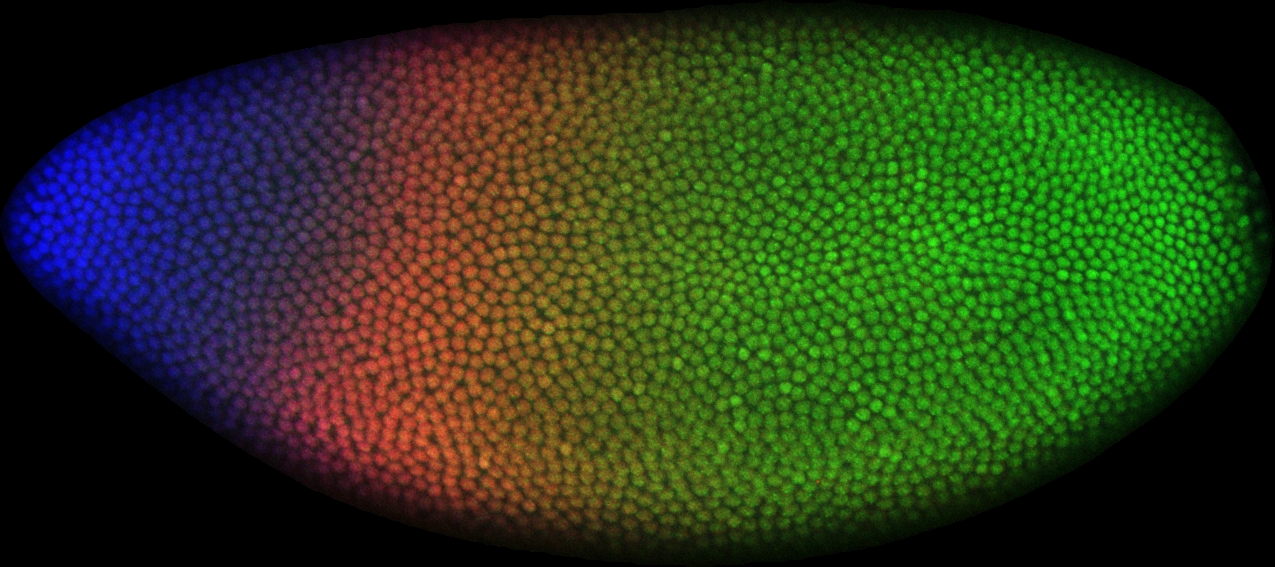
#> input picture Other_Practices/Gabriel Crepaldi/Lab08 - Watershed/image.jpg, 1275 x 567 px
$ jupyter execute lab08.ipynb
#> lines starting #> are read from the running program, lines starting #| are printed output that depends on the picture; after the words box and inside, x2 and y2 are one past the last pixel; in counts of white or black regions, pixels touching at a corner belong together
[cell 1]
# code here
import cv2
import matplotlib.pyplot as plt
import numpy as np

[cell 2]
def circle_maker(radius): # Lab7
    diameter = radius * 2 + 1
    center = radius
    structure = np.zeros((diameter, diameter), dtype=np.uint8)
    for i in range(diameter):
        for j in range(diameter):
            distance = np.sqrt((i - center) ** 2 + (j - center) ** 2)
            if distance <= radius:
                structure[i, j] = 1
    return structure

1) Aplique nas imagens abaixo o algortimo Watershed para realizar a contagem de células. Faça tanto para  a imagem original e para a imagem gradiente

[cell 3]
img1 = cv2.imread("image.jpg", cv2.IMREAD_GRAYSCALE)
#> img1: shape (567, 1275); min 0, max 166, mean 50

def watershed_and_show(img, kernel_size=5, opening_iterations=2, dilation_iterations=10, sure_threshold=0.1):
#> called with kernel_size = 1, opening_iterations = 1, dilation_iterations = 100, sure_threshold = 0.01
    ret, threshold = cv2.threshold(img, 0, 255, cv2.THRESH_OTSU)  # Fazendo Threshold com Otsu
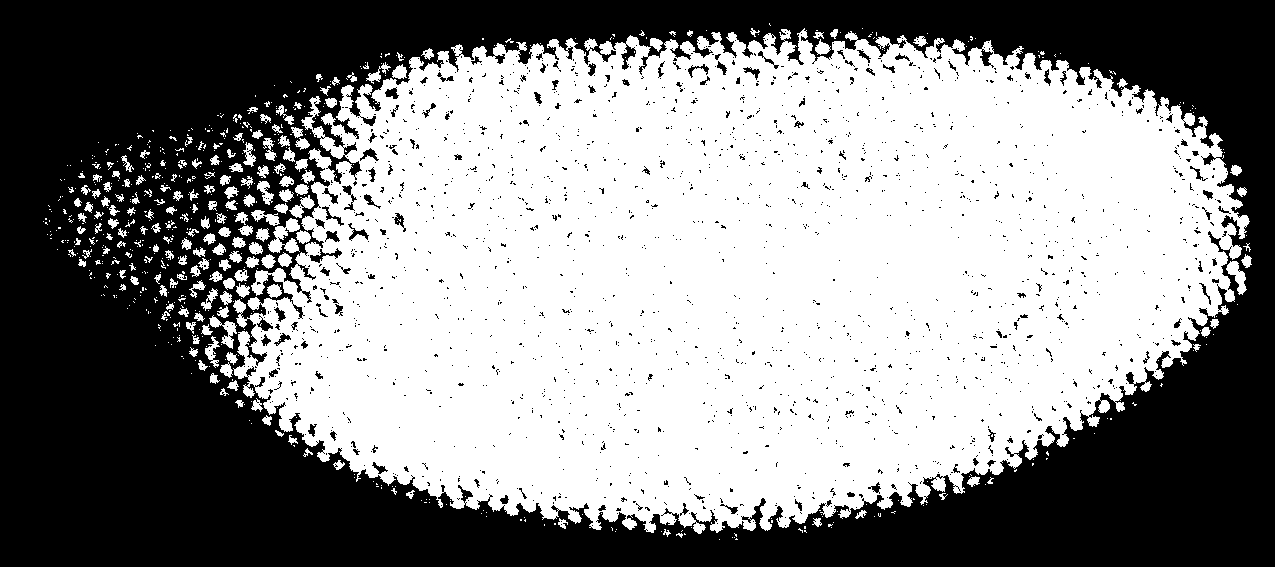
#> threshold: shape (567, 1275); 54.1% white; 1816 black regions (1704 under 20 px), largest, box (x1, y1, x2, y2) and area: (0, 0, 1275, 567) 321885, (310, 248, 342, 263) 156, (342, 185, 357, 211) 120
#> ret = 47
    kernel = circle_maker(kernel_size)  # Kernel
    opening = cv2.morphologyEx(threshold, cv2.MORPH_OPEN, kernel, iterations=opening_iterations)  # Abertura
#> opening: shape (567, 1275); 53.3% white; 1427 black regions (1306 under 20 px), largest, box (x1, y1, x2, y2) and area: (0, 0, 1275, 567) 328460, (342, 185, 357, 211) 131, (348, 223, 369, 241) 121
    dilation = cv2.dilate(opening, kernel, iterations=dilation_iterations)  # Dilatação
#> dilation: shape (567, 1275); 88.1% white; 7 black regions (3 under 20 px), largest, box (x1, y1, x2, y2) and area: (0, 287, 334, 567) 43849, (1018, 375, 1275, 567) 21497, (0, 0, 278, 154) 16714, (1169, 0, 1275, 87) 4089
    dist_transform = cv2.distanceTransform(opening, cv2.DIST_L2, 5)  # Distância
    ret, sure_fg = cv2.threshold(dist_transform, sure_threshold * dist_transform.max(), 255, 0)
#> ret = 0.392

    sure_fg = np.uint8(sure_fg)
    unknown = cv2.subtract(dilation, sure_fg)
#> unknown: shape (567, 1275); 34.8% white; 1427 white regions (1306 under 20 px), largest, box (x1, y1, x2, y2) and area: (0, 0, 1275, 567) 242297, (342, 185, 357, 211) 131, (348, 223, 369, 241) 121
    ret, markers = cv2.connectedComponents(sure_fg)
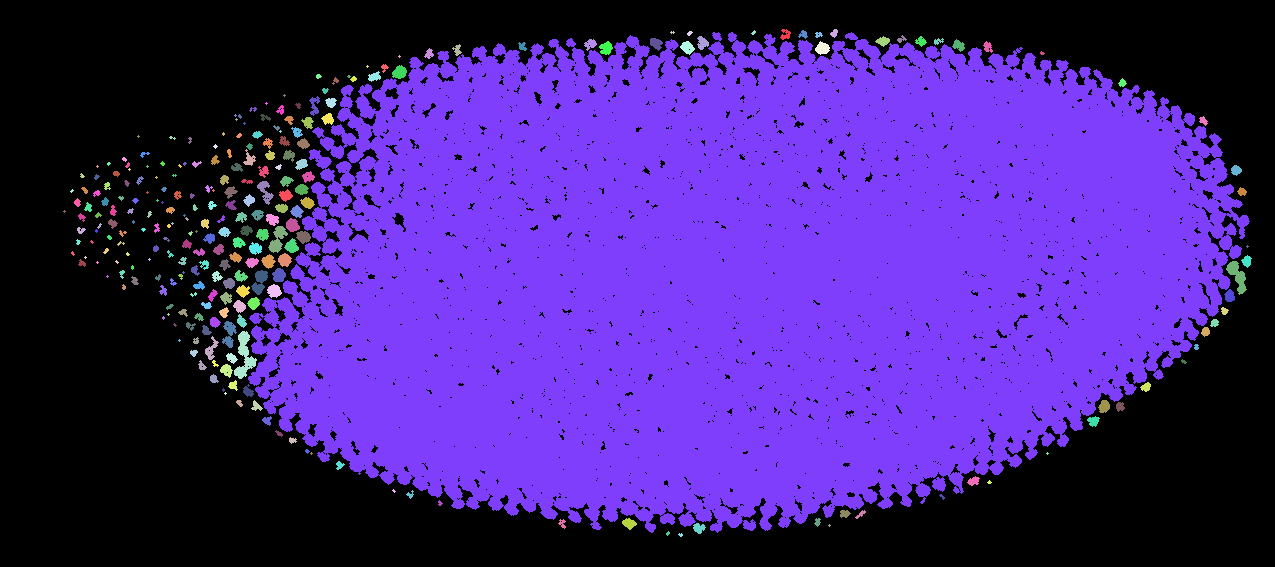
#> markers: shape (567, 1275) int32; 276 distinct labels, from 0 to 275; one colour per label, 0 black
#> ret = 276
    markers = markers + 1
#> markers: shape (567, 1275) int32; 276 distinct labels, from 1 to 276
    markers[unknown == 255] = 0
#> markers: shape (567, 1275) int32; 277 distinct labels, from 0 to 276

    img_bgr = cv2.cvtColor(img, cv2.COLOR_GRAY2BGR)

    markers = cv2.watershed(img_bgr, markers)
#> markers: shape (567, 1275) int32; 278 distinct labels, from -1 to 276
    img_bgr = (img_bgr / 2).astype(np.uint8)  # Diminuir a intensidade
    img_bgr[markers == -1] = [255, 255, 255]  # Contorno dos objetos
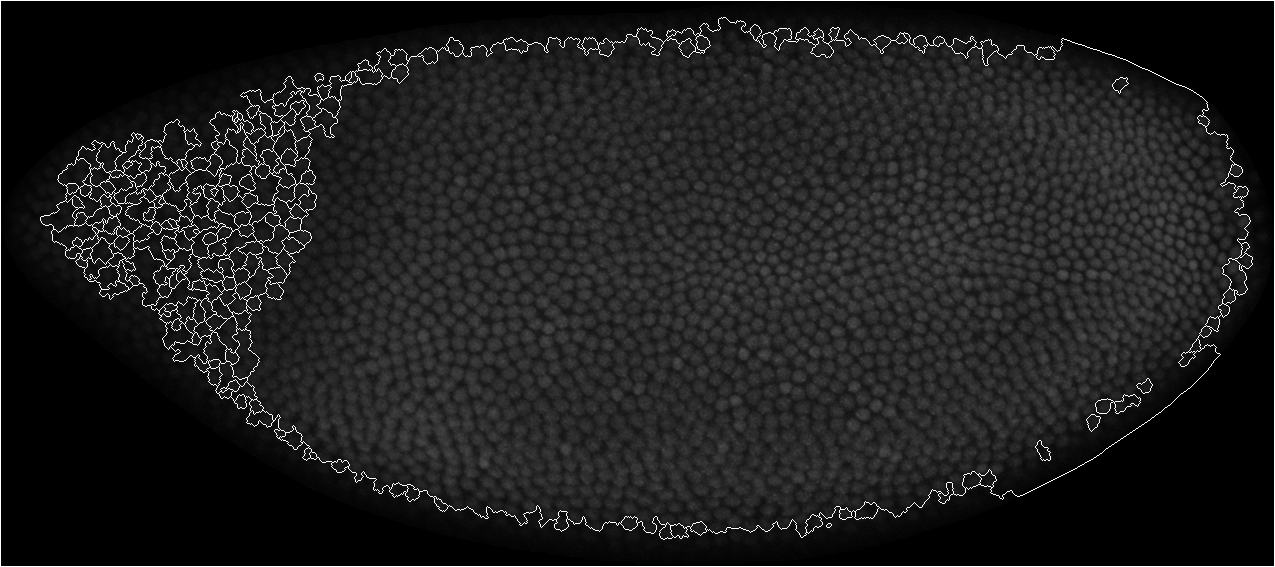
#> img_bgr: shape (567, 1275, 3); min 0, max 255, mean 30

    plt.figure(figsize=(20, 10))

    plt.subplot(1, 2, 1)
    plt.imshow(img, cmap='gray', vmin=0, vmax=255)
    plt.title('Imagem Original')
    plt.axis("off")

    plt.subplot(1, 2, 2)
    plt.imshow(img_bgr)
    plt.title('Watershed')
    plt.axis("off")

    plt.show()

    unique_markers = np.unique(markers)
#> unique_markers = 278 values from -1 to 276
    num_elements = len(unique_markers) - 1  # Subtrair 1 para excluir o marcador de fundo
#> num_elements = 277
    print(f"Número de elementos na imagem: {num_elements}")
#| Número de elementos na imagem: 277


watershed_and_show(img1, kernel_size=1, opening_iterations=1, dilation_iterations=100, sure_threshold=0.01)

[cell 4]
img2 = cv2.imread("image2.jpg", cv2.IMREAD_GRAYSCALE)
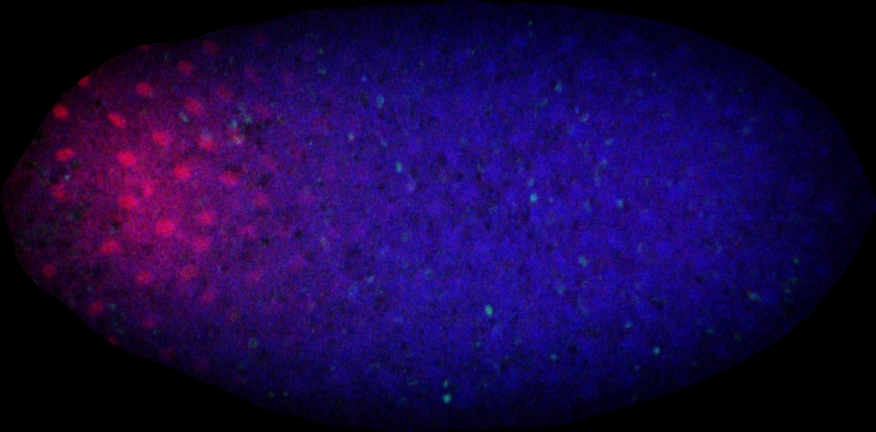
#> input picture Other_Practices/Gabriel Crepaldi/Lab08 - Watershed/image2.jpg, 876 x 432 px
#> img2: shape (432, 876); min 0, max 120, mean 19.5

watershed_and_show(img2, kernel_size=1, opening_iterations=1, dilation_iterations = 1, sure_threshold=0.1)
#> call 2 of watershed_and_show, with kernel_size = 1, opening_iterations = 1, dilation_iterations = 1, sure_threshold = 0.1
#> in watershed_and_show (call 2), `ret, threshold = cv2.threshold(img, 0, 255, cv2.THRESH_OTSU)`: threshold: shape (432, 876); 45.9% white; 1065 white regions (1017 under 20 px), largest, box (x1, y1, x2, y2) and area: (30, 47, 757, 387) 168593, (87, 298, 116, 317) 291, (53, 104, 72, 123) 240
#> in watershed_and_show (call 2), `ret, threshold = cv2.threshold(img, 0, 255, cv2.THRESH_OTSU)`: ret = 20
#> in watershed_and_show (call 2), `opening = cv2.morphologyEx(threshold, cv2.MORPH_OPEN, kernel, iteratio..`: opening: shape (432, 876); 44.2% white; 180 white regions (135 under 20 px), largest, box (x1, y1, x2, y2) and area: (42, 50, 753, 382) 163192, (34, 158, 52, 193) 288, (88, 299, 116, 315) 256
#> in watershed_and_show (call 2), `dilation = cv2.dilate(opening, kernel, iterations=dilation_iterations)`: dilation: shape (432, 876); 46.8% white; 91 white regions (40 under 20 px), largest, box (x1, y1, x2, y2) and area: (33, 47, 759, 387) 173232, (87, 296, 117, 316) 354, (52, 103, 72, 123) 278
#> in watershed_and_show (call 2), `ret, sure_fg = cv2.threshold(dist_transform, sure_threshold * dist_tra..`: sure_fg: shape (432, 876) float32; 25.9% white; 15 white regions (10 under 20 px), largest, box (x1, y1, x2, y2) and area: (56, 86, 711, 345) 97359, (674, 220, 714, 243) 395, (685, 249, 707, 265) 130, (490, 329, 498, 342) 72, (337, 318, 346, 331) 38
#> in watershed_and_show (call 2), `ret, sure_fg = cv2.threshold(dist_transform, sure_threshold * dist_tra..`: ret = 7.79
#> in watershed_and_show (call 2), `unknown = cv2.subtract(dilation, sure_fg)`: unknown: shape (432, 876); 20.9% white; 128 white regions (40 under 20 px), largest, box (x1, y1, x2, y2) and area: (33, 47, 759, 387) 60277, (470, 163, 514, 203) 1005, (238, 114, 275, 155) 976
#> in watershed_and_show (call 2), `ret, markers = cv2.connectedComponents(sure_fg)`: markers: shape (432, 876) int32; 16 distinct labels, from 0 to 15
#> in watershed_and_show (call 2), `ret, markers = cv2.connectedComponents(sure_fg)`: ret = 16
#> in watershed_and_show (call 2), `markers = markers + 1`: markers: shape (432, 876) int32; 16 distinct labels, from 1 to 16
#> in watershed_and_show (call 2), `markers[unknown == 255] = 0`: markers: shape (432, 876) int32; 17 distinct labels, from 0 to 16
#> in watershed_and_show (call 2), `markers = cv2.watershed(img_bgr, markers)`: markers: shape (432, 876) int32; 17 distinct labels, from -1 to 16
#> in watershed_and_show (call 2), `img_bgr[markers == -1] = [255, 255, 255]`:
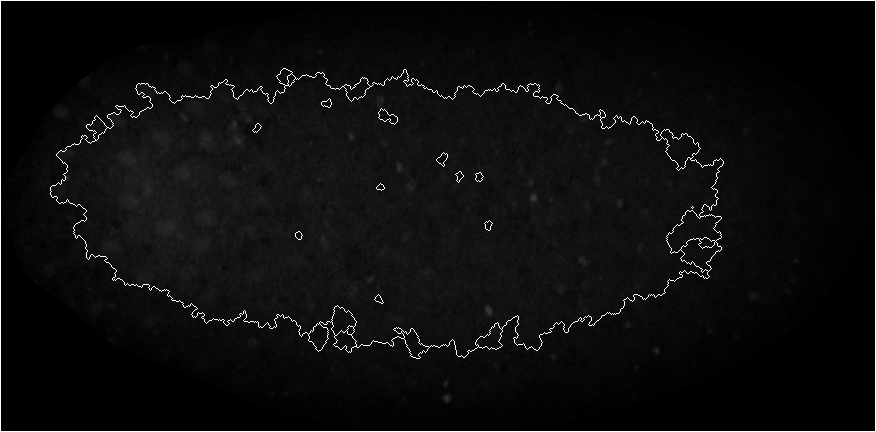
#> img_bgr: shape (432, 876, 3); min 0, max 255, mean 13.4
#> in watershed_and_show (call 2), `unique_markers = np.unique(markers)`: unique_markers = 17 values from -1 to 16
#> in watershed_and_show (call 2), `num_elements = len(unique_markers) - 1`: num_elements = 16
#| Número de elementos na imagem: 16

[cell 5]
img3 = cv2.imread("feijao.jpg", cv2.IMREAD_GRAYSCALE)
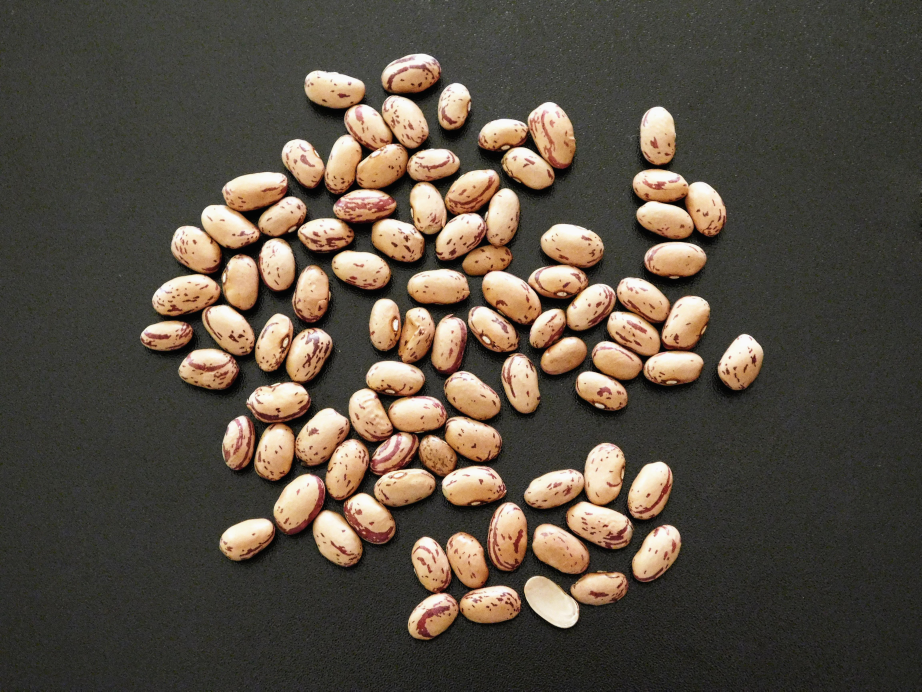
#> input picture Other_Practices/Gabriel Crepaldi/Lab08 - Watershed/feijao.jpg, 4608 x 3456 px (shown at 1/5 size)
#> img3: shape (3456, 4608); min 0, max 255, mean 80.4
img3 = cv2.resize(img3, (int(img3.shape[1] / 6), int(img3.shape[0] / 6)))
#> img3: shape (576, 768)
watershed_and_show(img3, kernel_size=3, opening_iterations=2, dilation_iterations=5)
#> call 3 of watershed_and_show, with kernel_size = 3, opening_iterations = 2, dilation_iterations = 5, sure_threshold = 0.1
#> in watershed_and_show (call 3), `ret, threshold = cv2.threshold(img, 0, 255, cv2.THRESH_OTSU)`: threshold: shape (576, 768); 19.4% white; 206 white regions (121 under 20 px), largest, box (x1, y1, x2, y2) and area: (310, 152, 433, 217) 3804, (271, 79, 357, 158) 3793, (437, 369, 527, 455) 3561
#> in watershed_and_show (call 3), `ret, threshold = cv2.threshold(img, 0, 255, cv2.THRESH_OTSU)`: ret = 124
#> in watershed_and_show (call 3), `opening = cv2.morphologyEx(threshold, cv2.MORPH_OPEN, kernel, iteratio..`: opening: shape (576, 768); 12.2% white; 91 white regions, largest, box (x1, y1, x2, y2) and area: (437, 480, 482, 523) 1261, (487, 369, 520, 419) 1098, (444, 437, 488, 476) 1098
#> in watershed_and_show (call 3), `dilation = cv2.dilate(opening, kernel, iterations=dilation_iterations)`: dilation: shape (576, 768); 36.5% white; 1 white region, box (x1, y1, x2, y2) and area: (113, 41, 645, 538) 161281
#> in watershed_and_show (call 3), `ret, sure_fg = cv2.threshold(dist_transform, sure_threshold * dist_tra..`:
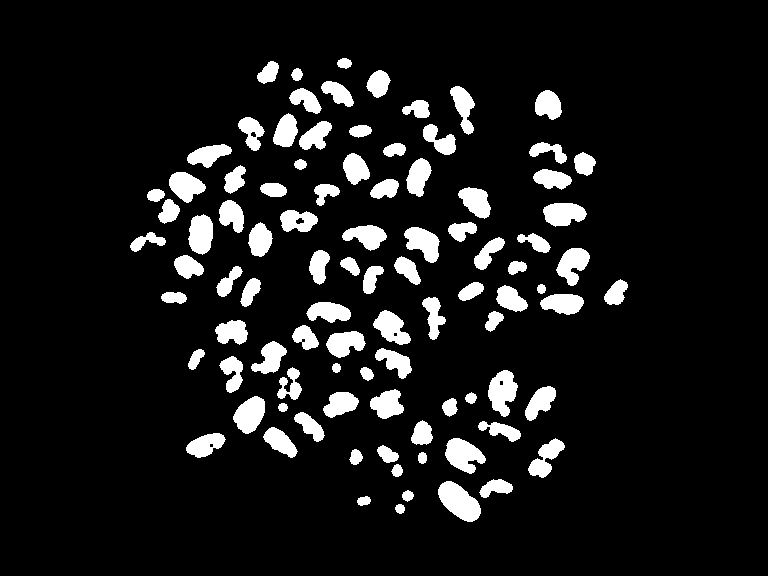
#> sure_fg: shape (576, 768) float32; 9.5% white; 94 white regions, largest, box (x1, y1, x2, y2) and area: (438, 481, 481, 522) 1089, (445, 438, 486, 474) 908, (488, 370, 518, 417) 906
#> in watershed_and_show (call 3), `ret, sure_fg = cv2.threshold(dist_transform, sure_threshold * dist_tra..`: ret = 1.46
#> in watershed_and_show (call 3), `unknown = cv2.subtract(dilation, sure_fg)`: unknown: shape (576, 768); 26.9% white; 6 white regions (3 under 20 px), largest, box (x1, y1, x2, y2) and area: (113, 41, 645, 538) 118973, (296, 218, 304, 224) 34, (251, 132, 256, 137) 20
#> in watershed_and_show (call 3), `ret, markers = cv2.connectedComponents(sure_fg)`: markers: shape (576, 768) int32; 95 distinct labels, from 0 to 94
#> in watershed_and_show (call 3), `ret, markers = cv2.connectedComponents(sure_fg)`: ret = 95
#> in watershed_and_show (call 3), `markers = markers + 1`: markers: shape (576, 768) int32; 95 distinct labels, from 1 to 95
#> in watershed_and_show (call 3), `markers[unknown == 255] = 0`: markers: shape (576, 768) int32; 96 distinct labels, from 0 to 95
#> in watershed_and_show (call 3), `markers = cv2.watershed(img_bgr, markers)`:
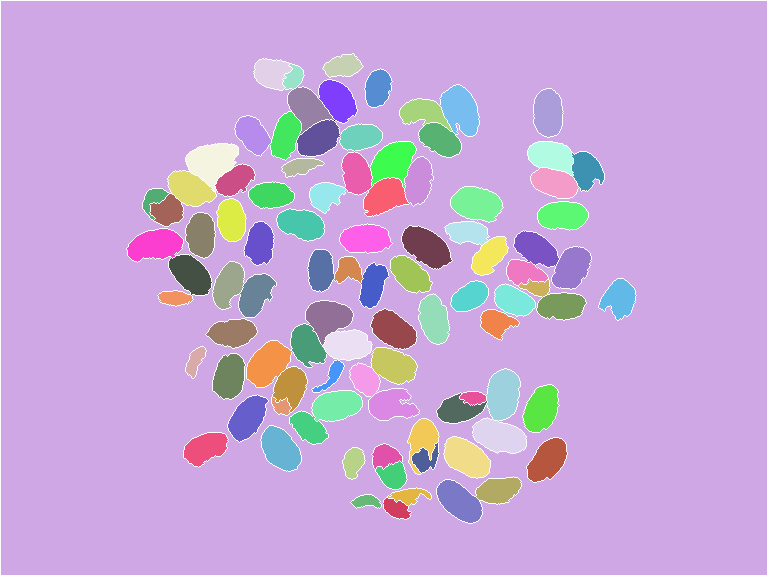
#> markers: shape (576, 768) int32; 97 distinct labels, from -1 to 95; one colour per label, 0 black, -1 white
#> in watershed_and_show (call 3), `unique_markers = np.unique(markers)`: unique_markers = 97 values from -1 to 95
#> in watershed_and_show (call 3), `num_elements = len(unique_markers) - 1`: num_elements = 96
#| Número de elementos na imagem: 96
